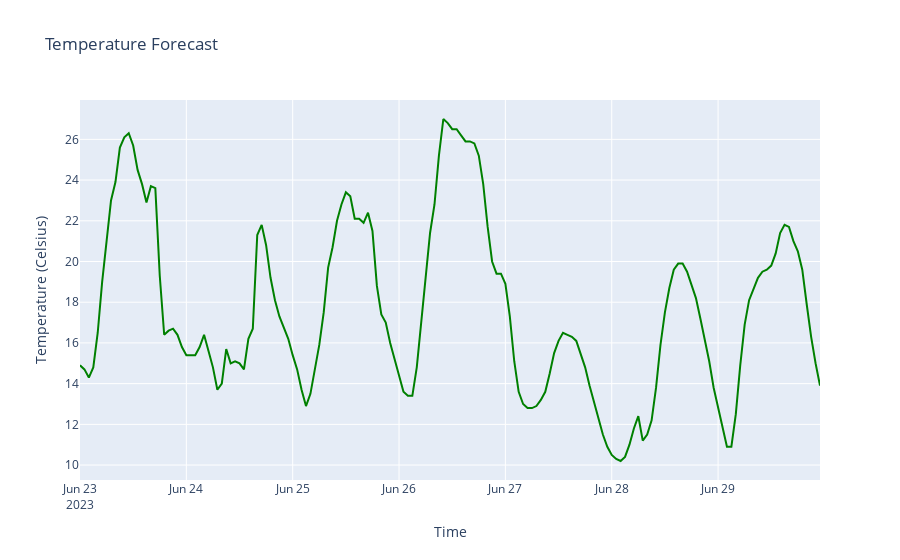

This figure's notebook cell:
### Code cell
#import plotly.express as px
import plotly.graph_objects as go

#pip install --upgrade nbformat


fig = go.Figure()
fig.add_trace(go.Scatter(x=df_meteo_h['time'], y=df_meteo_h['apparent_temperature'], name='Temperature', line=dict(color='green')))

fig.update_layout(
    title='Temperature Forecast',
    xaxis=dict(title='Time'),
    yaxis=dict(title='Temperature (Celsius)')
)

fig.show()

### Figure 1 — Plotly figure (JSON) as saved in the notebook; plotly's stock layout.template omitted (floating-point values rounded to 4 significant figures; data arrays with more than 128 entries replaced by an {"elided": "..."} marker saying what was removed)
{"data": [{"line": {"color": "green"}, "name": "Temperature", "type": "scatter", "x": {"elided": "168 str values"}, "y": {"elided": "168 float values"}}], "layout": {"title": {"text": "Temperature Forecast"}, "xaxis": {"title": {"text": "Time"}}, "yaxis": {"title": {"text": "Temperature (Celsius)"}}}}
